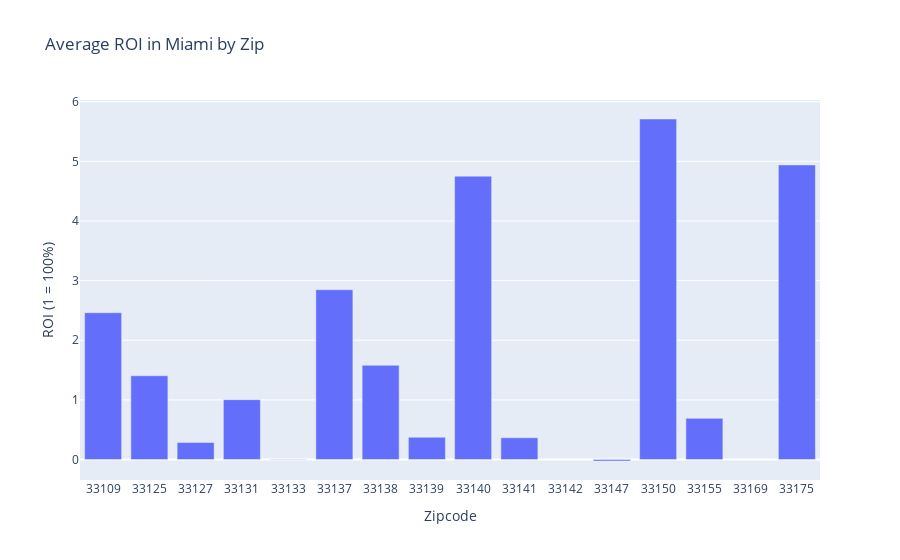

The code cell stored with this chart in its notebook:
### Code cell
miami_zips_roi_df = combined_data_fl.groupby(['zipcode'])[['median_ROI']].mean().reset_index()

miami_zips_roi_fig = go.Figure(data=[
    go.Bar(name='Display Price', x=miami_zips_roi_df['zipcode'], y=miami_zips_roi_df['median_ROI']),
    ],
    
    layout={
        'xaxis': {'title': 'Zipcode'},
        'yaxis': {'title': 'ROI (1 = 100%)'},
    }
)

# Change the bar mode
miami_zips_roi_fig.update_layout(title_text='Average ROI in Miami by Zip', barmode='stack')
filename = "newsletter_features/miami_zips_roi_fig.png"
miami_zips_roi_fig.write_image(filename, engine='kaleido')
miami_zips_roi_fig.show()

### Figure 1 — Plotly figure (JSON) as saved in the notebook; plotly's stock layout.template omitted (floating-point values rounded to 4 significant figures)
{"data": [{"name": "Display Price", "type": "bar", "x": ["33109", "33125", "33127", "33131", "33133", "33137", "33138", "33139", "33140", "33141", "33142", "33147", "33150", "33155", "33169", "33175"], "y": [2.462, 1.405, 0.2856, 1.004, -0.003893, 2.848, 1.58, 0.3734, 4.751, 0.3645, null, -0.02482, 5.71, 0.6907, null, 4.94]}], "layout": {"barmode": "stack", "title": {"text": "Average ROI in Miami by Zip"}, "xaxis": {"title": {"text": "Zipcode"}}, "yaxis": {"title": {"text": "ROI (1 = 100%)"}}}}
